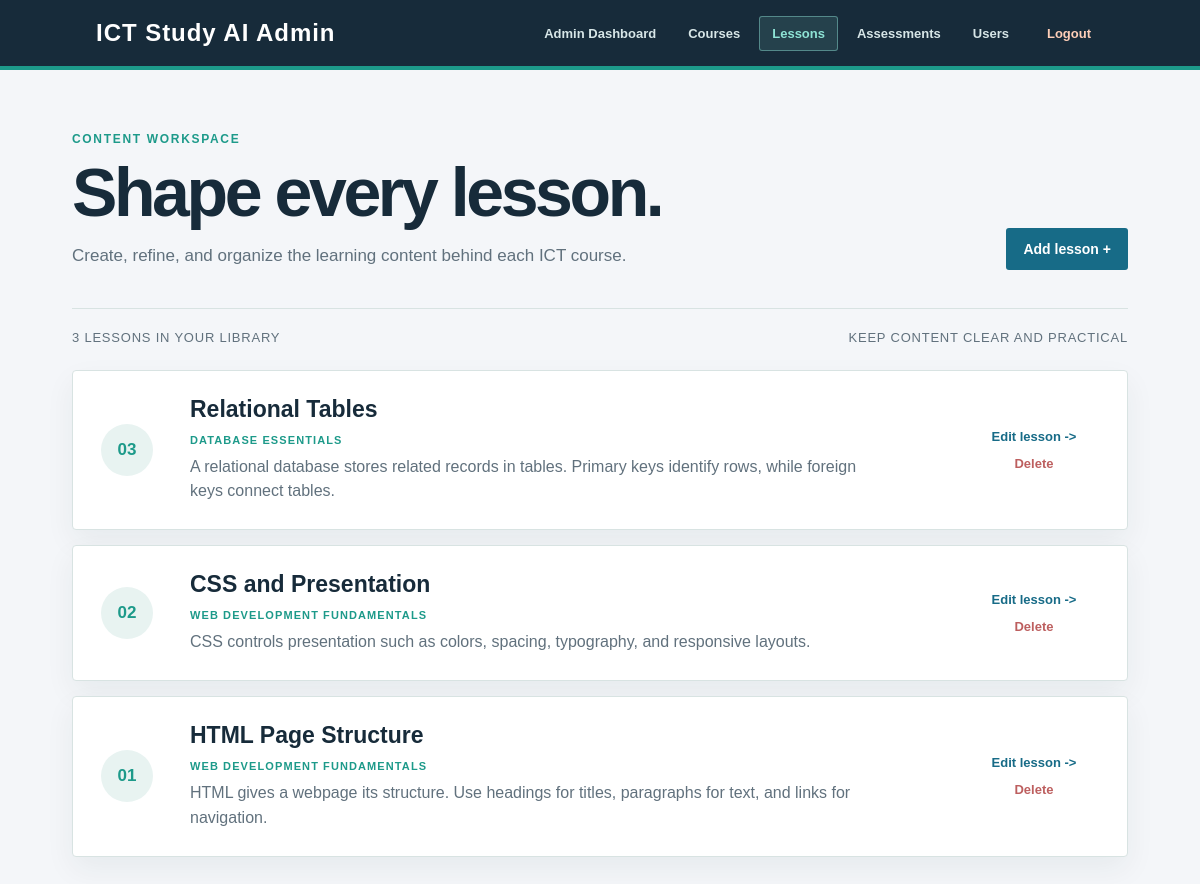
Page /admin/lessons.php (signed in) on the committed database.
### tables this page shows
CREATE TABLE lessons (
    id INT AUTO_INCREMENT PRIMARY KEY,
    course_id INT NOT NULL,
    title VARCHAR(150) NOT NULL,
    content TEXT NOT NULL,
    created_at TIMESTAMP DEFAULT CURRENT_TIMESTAMP,
    FOREIGN KEY (course_id) REFERENCES courses(id) ON DELETE CASCADE
);

CREATE TABLE courses (
    id INT AUTO_INCREMENT PRIMARY KEY,
    title VARCHAR(150) NOT NULL,
    description TEXT NOT NULL,
    created_at TIMESTAMP DEFAULT CURRENT_TIMESTAMP
);

### admin/lessons.php (the view, shortened to what this page needs)
<?php
require_once "../config/database.php";
$sql = "
    SELECT
        lessons.id,
        lessons.title,
        lessons.content,
        courses.title AS course_title
    FROM lessons
    INNER JOIN courses
        ON lessons.course_id = courses.id
    ORDER BY lessons.id DESC
";
$result = $conn->query($sql);
?>
<!DOCTYPE html>
<html lang="en">
<head>
    <link rel="stylesheet"
          href="../css/style.css">
</head>
<body>
<nav class="navbar admin-navbar">
    <div class="logo">
        ICT Study AI Admin
    </div>
    <div class="nav-links">
        <a href="index.php">
            Admin Dashboard
        </a>
        <a href="courses.php">
            Courses
        </a>
        <a href="lessons.php" class="active" aria-current="page">
            Lessons
        </a>
        <a href="assessments.php">
            Assessments
        </a>
        <a href="users.php">
            Users
        </a>
        <a href="../auth/logout.php">
            Logout
        </a>
    </div>
</nav>
<main class="admin-lessons-page">
    <div class="admin-lessons-header">
        <div>
            <p class="eyebrow">CONTENT WORKSPACE</p>
            <h1>Shape every lesson.</h1>
            <p>
                Create, refine, and organize the learning content behind each ICT course.
            </p>
        </div>
        <a
            href="add_lesson.php"
            class="admin-primary-button"
        >
            Add lesson <span aria-hidden="true">+</span>
        </a>
    </div>
    <div class="admin-lessons-meta">
        <span><?= $result->num_rows ?> lessons in your library</span>
        <span>Keep content clear and practical</span>
    </div>
    <div class="admin-lessons-list">
        <?php if ($result->num_rows > 0): ?>
        <?php while ($lesson = $result->fetch_assoc()): ?>
            <article class="admin-lesson-card">
                <div class="admin-lesson-index">
                    <?= str_pad((string)$lesson["id"], 2, "0", STR_PAD_LEFT) ?>
                </div>
                <div class="admin-lesson-content">
                <h2>
                    <?= htmlspecialchars($lesson["title"]) ?>
                </h2>
                <span class="admin-lesson-course">
                    <?= htmlspecialchars($lesson["course_title"]) ?>
                </span>
                <p class="admin-lesson-preview">
                    <?= htmlspecialchars($lesson["content"]) ?>
                </p>
                </div>
                <div class="admin-lesson-actions">
                <a
                    href="edit_lesson.php?id=<?= $lesson["id"] ?>"
                    class="admin-edit-link"
                >
                    Edit lesson <span aria-hidden="true">-&gt;</span>
                </a>
                <a
                    href="delete_lesson.php?id=<?= $lesson["id"] ?>"
                    class="admin-delete-link"
                    onclick="return confirm('Are you sure you want to delete this lesson?');"
                >
                    Delete
                </a>
                </div>
            </article>
        <?php endwhile; ?>
        <?php endif; ?>
    </div>
</main>
</body>
</html>

### css/style.css (style rules this page uses)
* { margin: 0; padding: 0; box-sizing: border-box; user-select: none; }
body { font-family: Arial, sans-serif; background: #f5f7fb; color: #222; user-select: none; }
.navbar { height: 70px; background: #1e3a8a; display: flex; align-items: center; justify-content: space-between; padding: 0 8%; }
.logo { color: white; font-size: 24px; font-weight: bold; }
.navbar a { color: white; text-decoration: none; }
* { margin: 0; padding: 0; box-sizing: border-box; }
body { font-family: Arial, sans-serif; background: #f4f6f9; color: #222; }
:root { --course-ink: #172b3a; --course-muted: #61717d; --course-blue: #176b87; --course-teal: #1d9a8a; --course-pale: #e8f3f1; --course-line: #d8e3e2; --course-paper: #fbfcfa; }
.eyebrow { color: var(--course-teal); font-size: 12px; font-weight: 800; letter-spacing: .14em; margin-bottom: 13px; }
.admin-navbar { background: var(--course-ink); border-bottom: 4px solid var(--course-teal); }
.admin-navbar .logo { letter-spacing: .04em; }
.admin-navbar .nav-links { display: flex; align-items: center; gap: 6px; }
.admin-navbar .nav-links a { padding: 9px 12px; border: 1px solid transparent; border-radius: 3px; color: #d7e6e7; font-size: 13px; font-weight: 700; text-decoration: none; transition: background .2s ease, border-color .2s ease, color .2s ease; }
.admin-navbar .nav-links a:hover, .admin-navbar .nav-links a.active { background: rgba(142, 227, 213, .12); border-color: rgba(142, 227, 213, .45); color: #8ee3d5; }
.admin-navbar .nav-links a:last-child { margin-left: 6px; color: #ffcfb8; }
.admin-lessons-page { width: min(1120px, 88%); margin: 0 auto; padding: 62px 0 90px; }
.admin-lessons-header { display: flex; align-items: flex-end; justify-content: space-between; gap: 35px; padding-bottom: 38px; border-bottom: 1px solid var(--course-line); }
.admin-lessons-header h1 { margin-bottom: 16px; color: var(--course-ink); font-size: clamp(40px, 6vw, 68px); line-height: .98; letter-spacing: -.05em; }
.admin-lessons-header p:last-child { max-width: 600px; color: var(--course-muted); font-size: 17px; line-height: 1.65; }
.admin-primary-button { display: inline-block; flex: 0 0 auto; padding: 13px 17px; background: var(--course-blue); color: white; border-radius: 3px; font-size: 14px; font-weight: 800; text-decoration: none; transition: background .2s ease, transform .2s ease; }
.admin-lessons-meta { display: flex; justify-content: space-between; padding: 21px 0 25px; color: var(--course-muted); font-size: 13px; letter-spacing: .06em; text-transform: uppercase; }
.admin-lessons-list { display: grid; gap: 15px; }
.admin-lesson-card { display: grid; grid-template-columns: 64px minmax(0, 1fr) auto; align-items: center; gap: 25px; padding: 25px 28px; background: white; border: 1px solid var(--course-line); border-radius: 4px; box-shadow: 0 12px 30px rgba(23, 43, 58, .06); transition: transform .2s ease, box-shadow .2s ease; }
.admin-lesson-index { display: grid; width: 52px; height: 52px; place-items: center; background: var(--course-pale); color: var(--course-teal); border-radius: 50%; font-size: 17px; font-weight: 800; }
.admin-lesson-content h2 { margin-bottom: 7px; color: var(--course-ink); font-size: 23px; }
.admin-lesson-course { display: inline-block; margin-bottom: 9px; color: var(--course-teal); font-size: 11px; font-weight: 800; letter-spacing: .1em; text-transform: uppercase; }
.admin-lesson-preview { display: -webkit-box; overflow: hidden; max-width: 680px; margin: 0; color: var(--course-muted); line-height: 1.55; line-clamp: 2; -webkit-box-orient: vertical; -webkit-line-clamp: 2; }
.admin-lesson-actions { display: flex; align-items: center; flex-direction: column; gap: 12px; min-width: 130px; }
.admin-edit-link, .admin-delete-link { font-size: 13px; font-weight: 800; text-decoration: none; }
.admin-edit-link { color: var(--course-blue); }
.admin-delete-link { color: #bd5f5f; }

### rows in the picture
lessons: id "03", title "Relational Tables", course.title "DATABASE ESSENTIALS", content "A relational database stores related records in tables. Primary keys identify rows, while foreign keys connect tables."
lessons: id "02", title "CSS and Presentation", course.title "WEB DEVELOPMENT FUNDAMENTALS", content "CSS controls presentation such as colors, spacing, typography, and responsive layouts."
lessons: id "01", title "HTML Page Structure", course.title "WEB DEVELOPMENT FUNDAMENTALS", content "HTML gives a webpage its structure. Use headings for titles, paragraphs for text, and links for navigation."

### other values in the picture
$result->num_rows "3"
